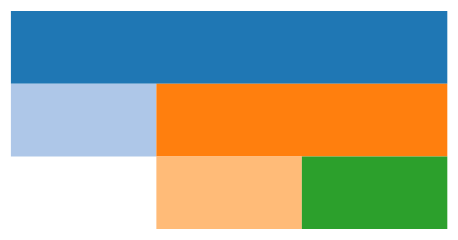

Express this chart as Vega-Lite.
### Vega specification from a JSON file in a GitHub repository (floating-point values rounded to 4 significant figures)
{"$schema": "https://vega.github.io/schema/vega/v6.json", "width": 200, "height": 100, "padding": 5, "signals": [{"name": " padding", "value": 0, "bind": {"input": "range", "min": 0, "max": 10, "step": 1}}, {"name": "round", "value": false, "bind": {"input": "checkbox"}}], "data": [{"name": "tree", "values": [{"id": "A", "parent": null, "value": 0}, {"id": "B", "parent": "A", "value": 1}, {"id": "C", "parent": "A", "value": 0}, {"id": "D", "parent": "C", "value": 1}, {"id": "E", "parent": "C", "value": 1}], "transform": [{"type": "stratify", "key": "id", "parentKey": "parent"}, {"type": "partition", "field": "value", "padding": {"signal": " padding"}, "round": {"signal": "round"}, "size": [{"signal": "width"}, {"signal": "height"}]}]}], "scales": [{"name": "color", "type": "ordinal", "range": {"scheme": "category20"}}], "marks": [{"type": "rect", "from": {"data": "tree"}, "encode": {"enter": {"fill": {"scale": "color", "field": "id"}}, "update": {"x": {"field": "x0"}, "x2": {"field": "x1"}, "y": {"field": "y0"}, "y2": {"field": "y1"}}}}]}
